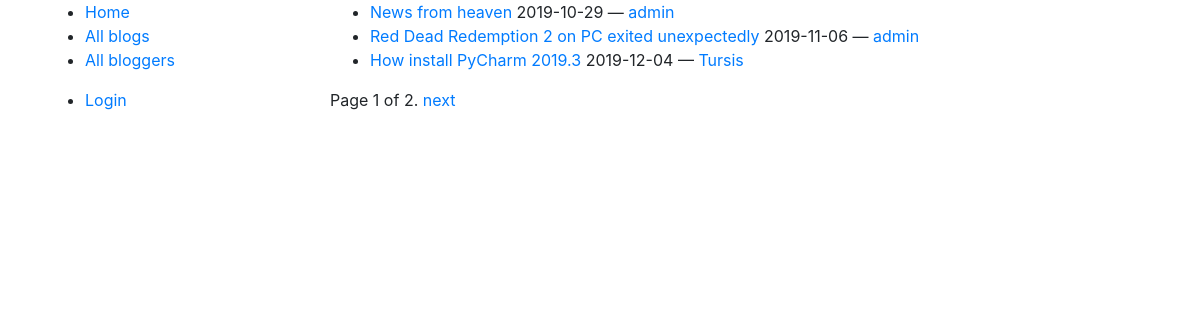
/blog/blogs/, run on the app's committed database.
### blog/models.py (models this page shows, shortened)
class Blog(models.Model):
    name = models.CharField(max_length=200, help_text="Enter your name blog here.")
    author = models.ForeignKey(BlogAuthor, on_delete=models.SET_NULL, null=True)
    description = models.TextField(max_length=400, help_text="Enter your blog text here.")
    pub_date = models.DateTimeField('date published')
    def get_absolute_url(self):
        return reverse('blog:blog-detail', args=[str(self.id)])

class BlogAuthor(models.Model):
    user = models.ForeignKey(User, on_delete=models.SET_NULL, null=True)
    bio = models.TextField(max_length=400, help_text="Enter your bio details here.")
    def __str__(self):
        return self.user.username

### blog/views.py (the view)
class BlogListView(generic.ListView):
    model = Blog
    paginate_by = 3

### blog/templates/blog/blog_list.html
{% extends "base_generic.html" %}
{% block content %}
	{% if blog_list %}
	<ul>
		{% for blog in blog_list %}
			<li><a href={{ blog.get_absolute_url }}>{{ blog.name }} </a> {{ blog.pub_date|date:'Y-m-d'  }} —
				<a href="{% url 'blog:bloggers-detail' blog.pk%}"> {{blog.author }}</a></li>
		{% endfor %}
	</ul>
	{% endif %}
{% endblock %}

### data on the page
Blog: name "News from heaven", pub_date "2019-10-29", author "admin"
Blog: name "Red Dead Redemption 2 on PC exited unexpectedly", pub_date "2019-11-06", author "admin"
Blog: name "How install PyCharm 2019.3", pub_date "2019-12-04", author "Tursis"

### other printed values
{{ page_obj.number }} "1"
{{ page_obj.paginator.num_pages }} "2"
